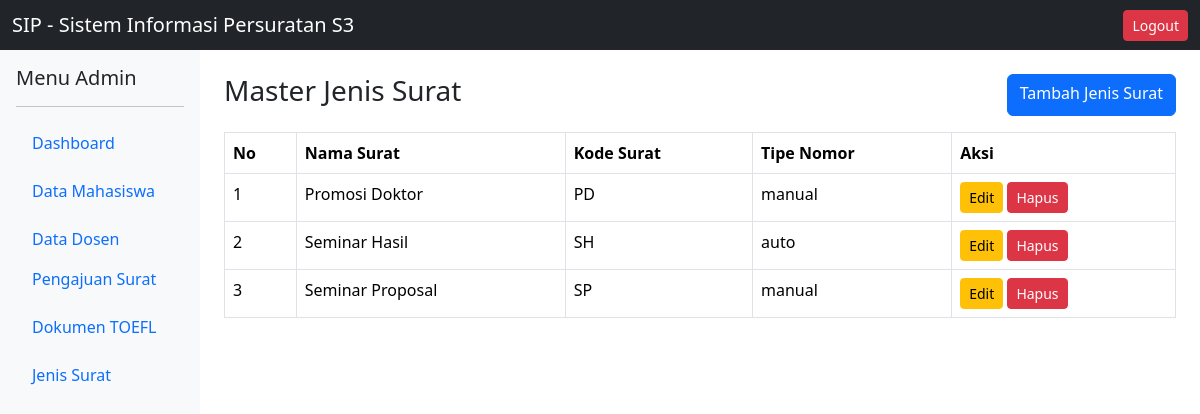
The page /app/views/admin/jenis_surat/index.php (signed in) on the database its author committed.
### tables this page shows
CREATE TABLE `jenis_surat` (
  `id` int(11) NOT NULL,
  `nama_surat` varchar(255) NOT NULL,
  `kode_surat` varchar(50) NOT NULL,
  `tipe_nomor` enum('auto','manual') DEFAULT 'auto',
  `created_at` timestamp NOT NULL DEFAULT current_timestamp()
);

### app/views/admin/jenis_surat/index.php (the view, shortened to what this page needs)
<?php
require_once '../../../config/database.php';
$query = $pdo->query(
    "SELECT * FROM jenis_surat ORDER BY id DESC"
);
$jenisSurat = $query->fetchAll();
require_once '../../layouts/header.php';
require_once '../../layouts/sidebar.php';
?>
<div class="d-flex justify-content-between mb-3">
    <h3>Master Jenis Surat</h3>
    <a href="create.php"
        class="btn btn-primary">
        Tambah Jenis Surat
    </a>
</div>
<table class="table table-bordered table-hover">
    <thead>
        <tr>
            <th>No</th>
            <th>Nama Surat</th>
            <th>Kode Surat</th>
            <th>Tipe Nomor</th>
            <th>Aksi</th>
        </tr>
    </thead>
    <tbody>
        <?php $no = 1; ?>
        <?php foreach ($jenisSurat as $js): ?>
            <tr>
                <td><?= $no++; ?></td>
                <td><?= $js['nama_surat']; ?></td>
                <td><?= $js['kode_surat']; ?></td>
                <td><?= $js['tipe_nomor']; ?></td>
                <td>
                    <a href="edit.php?id=<?= $js['id']; ?>"
                        class="btn btn-warning btn-sm">
                        Edit
                    </a>
                    <a href="../../../controllers/JenisSuratController.php?delete=<?= $js['id']; ?>"
                        class="btn btn-danger btn-sm"
                        onclick="return confirm('Hapus jenis surat?')">
                        Hapus
                    </a>
                </td>
            </tr>
        <?php endforeach; ?>
    </tbody>
</table>
<?php require_once '../../layouts/footer.php'; ?>

### rows shown on the page
jenis_surat: nama_surat "Promosi Doktor", kode_surat "PD", tipe_nomor "manual"
jenis_surat: nama_surat "Seminar Hasil", kode_surat "SH", tipe_nomor "auto"
jenis_surat: nama_surat "Seminar Proposal", kode_surat "SP", tipe_nomor "manual"
